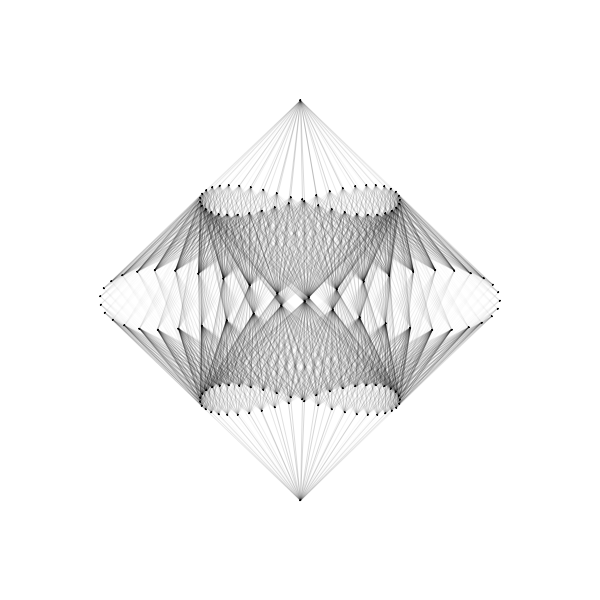
Frame 1 (no input)
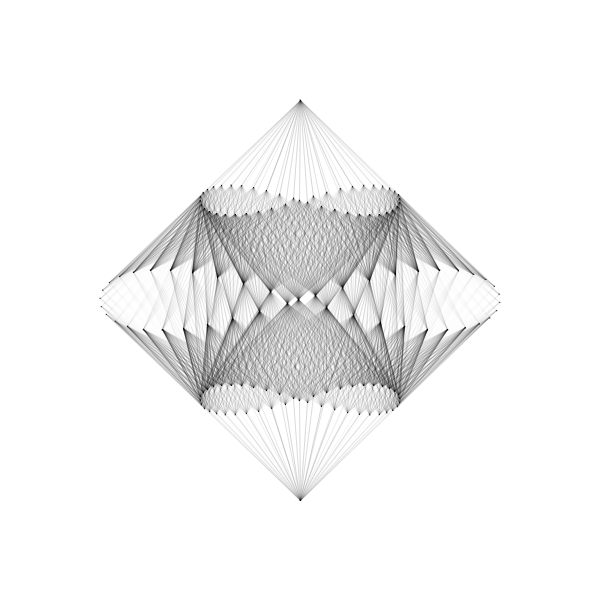
Frame 60 (the mouse pressed at the canvas centre just before this capture)
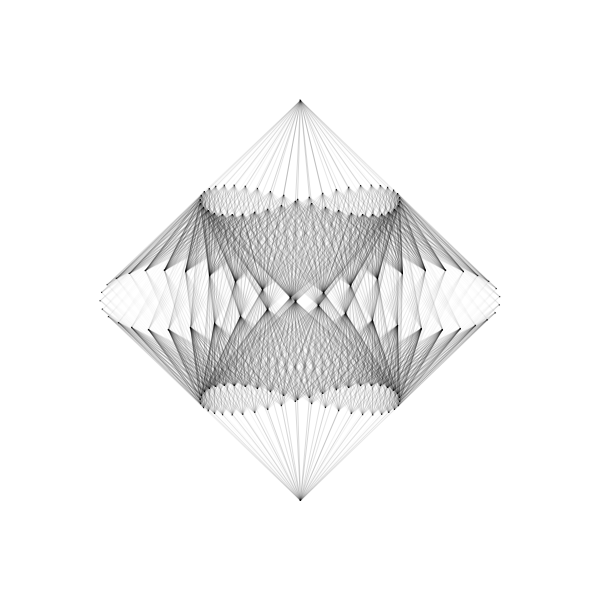
Frame 120 (the mouse held since frame 60 and released just before this capture)

The Processing sketch that drew these frames (run headless with seeded random() and noise(); from frame 60 on, the mouse is pressed at the canvas centre):

// Processing sketch: processing_178095
// ── processing_178095.pde

int num = 45;

float lineDistance = 150;
float angle = 0;
float easing = 0.5;
PVector [] dot1;
PVector [] dot2;
PVector [] dot3;
PVector [] dot4;
PVector [] dot5;
float [] angleDot1;
float [] angleDot2;
float [] angleDot3;
float [] angleDot4;
float [] angleDot5;


void setup(){
    size(600, 600);
    dot1      = new PVector [num];
    angleDot1 = new float   [num];
    dot2      = new PVector [num];
    angleDot2 = new float   [num];
    dot3      = new PVector [num];
    angleDot3 = new float   [num];
    dot4      = new PVector [1];
    angleDot4 = new float   [1];
    dot5      = new PVector [1];
    angleDot5 = new float   [1];
    setDotPosition(dot1, angleDot1);
    setDotPosition(dot2, angleDot2);
    setDotPosition(dot3, angleDot3);
    setDotPosition(dot4, angleDot4);
    setDotPosition(dot5, angleDot5);
}

void setDotPosition(PVector[] dots, float[] angleDots){
      for(int i = 0; i < dots.length; i++){
         float fixedAngle = TWO_PI / dots.length;
         PVector pos = new PVector (width/2, height/2);
         if(i != 0){
          angleDots[i] = angleDots[i] + angleDots[i-1] + fixedAngle; 
         }
         dots[i] = pos;
      }
}

void draw (){
    smooth();
    translate(width/2,height/2);
    background(255);
    drawValues(dot1, angleDot1, 0, height/3, 0.01);
    drawValues(dot2, angleDot2, 100, height/6, -0.01);
    drawValues(dot3, angleDot3, -100, height/6, -0.01);
    drawValues(dot4, angleDot4, 200, 0, -0.01);
    drawValues(dot5, angleDot5, -200, 0, -0.01);
    drawConnection(dot1, dot2);
    drawConnection(dot1, dot3);
    drawConnection(dot2, dot4);
    drawConnection(dot3, dot5);
}


void drawValues(PVector[] dots, float[] angles, int fixedY, int distance, float speed){
   for (int i = 0; i < dots.length; i++){
      angles[i] += speed;
      dots[i].x = cos(angles[i]) * distance;
      dots[i].y = sin(angles[i]) * cos(angles[i]) * distance * 0.3 + fixedY;
      drawDots(dots[i].x, dots[i].y);
    }
}

void drawDots(float dx, float dy){
      pushMatrix();
      fill (1);
      ellipse (dx, dy, 1, 1);
      popMatrix();  
}

void drawConnection(PVector[] dots1, PVector[] dots2){
     for (int i = 0; i < dots1.length; i++){
         float x1 = dots1[i].x;
         float y1 = dots1[i].y;
         for(int j=0; j<dots2.length; j++){
            float x2 = dots2[j].x;
            float y2 = dots2[j].y;
            float distance = dist(x1, y1, x2, y2);
            if(distance < lineDistance ){
              float m = map(distance, 20, lineDistance, 100, 0);
              stroke(1,m);
              line(x1, y1, x2, y2);
            }  
         }
     }
}
    
